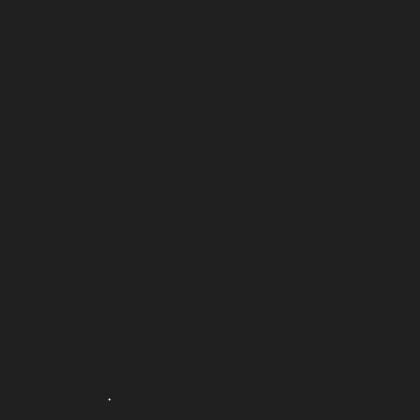
Frame 1 (no input)
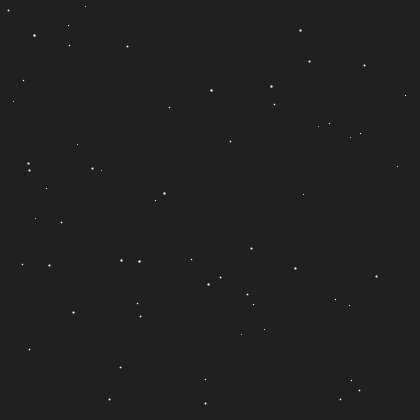
Frame 60 (the mouse pressed at the canvas centre just before this capture)
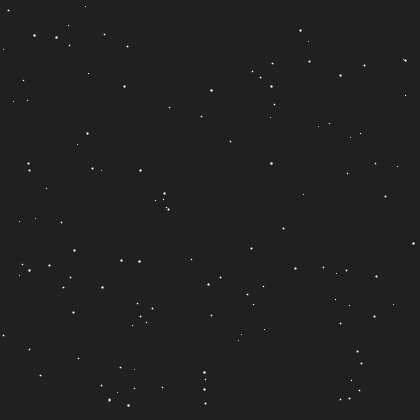
Frame 120 (the mouse held since frame 60 and released just before this capture)

The Processing sketch that drew these frames (run headless with seeded random() and noise(); from frame 60 on, the mouse is pressed at the canvas centre):

// Processing sketch: sketch_03_05_point
// ── sketch_03_05_point.pde
void setup() {
  size(420, 420);
  background(32);
}

void draw() {
  stroke(255);
  // 1. Since points are so minimal, there is more significance to HOW
  //    they are distributed in the space, the weight and color given
  //    to them, than to the form itself. Consider noise vs. random,
  //    pointillism as an artistic school.
  strokeWeight(random(1, 2.5));
  point(random(0, width), random(0, height));
}
